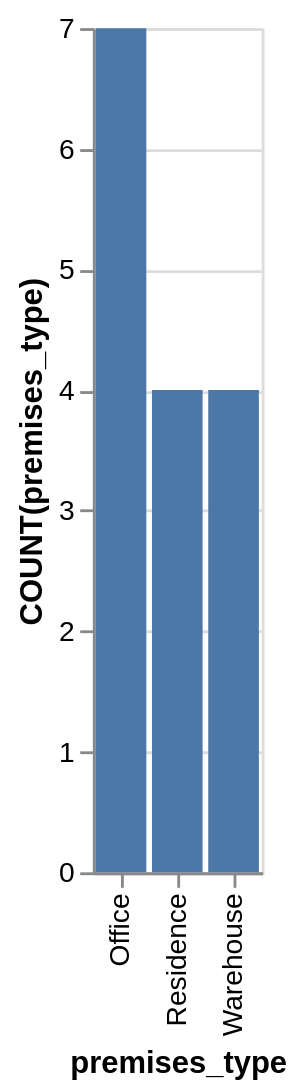

Source (Vega-Lite JSON):
### Vega-Lite specification from a JSON file in a GitHub repository (floating-point values rounded to 4 significant figures)
{"data": {"values": [{"x_data": "Office", "y_data": 7}, {"x_data": "Residence", "y_data": 4}, {"x_data": "Warehouse", "y_data": 4}]}, "mark": "bar", "encoding": {"x": {"field": "x_data", "type": "nominal", "title": "premises_type", "sort": {"op": "sum", "field": "y_data", "order": "descending"}}, "y": {"field": "y_data", "type": "quantitative", "title": "COUNT(premises_type)"}}}
